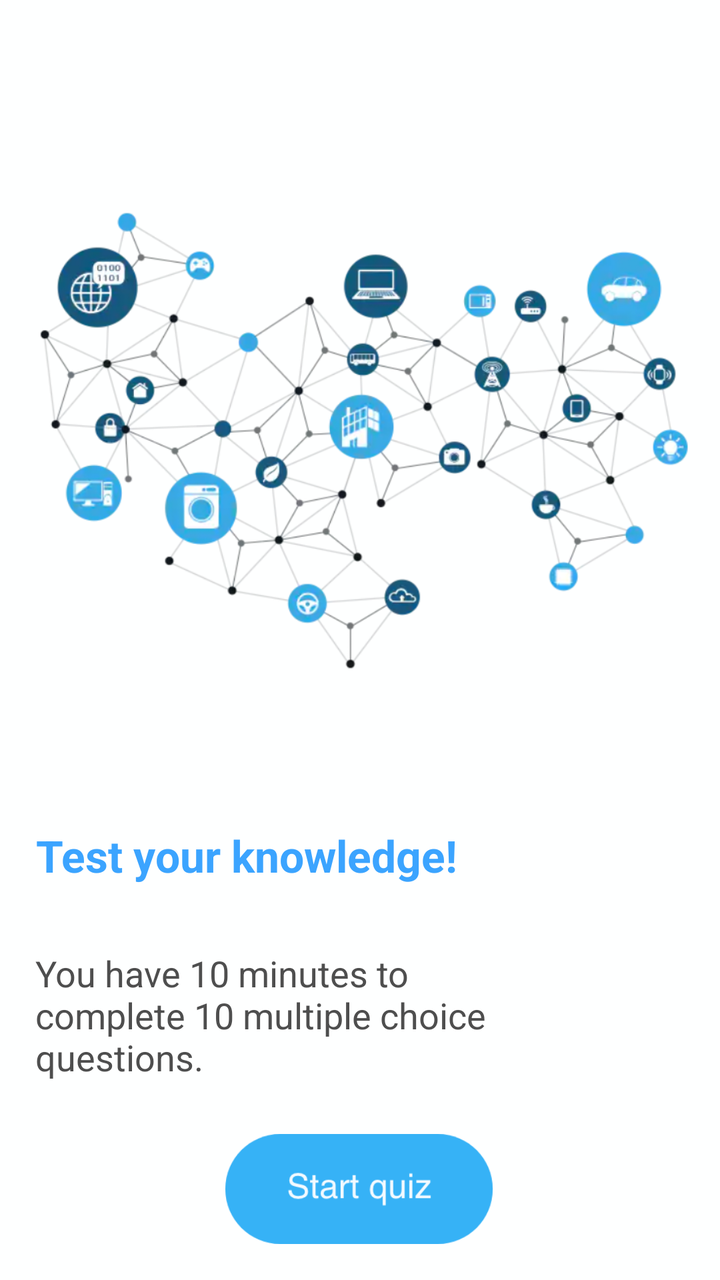
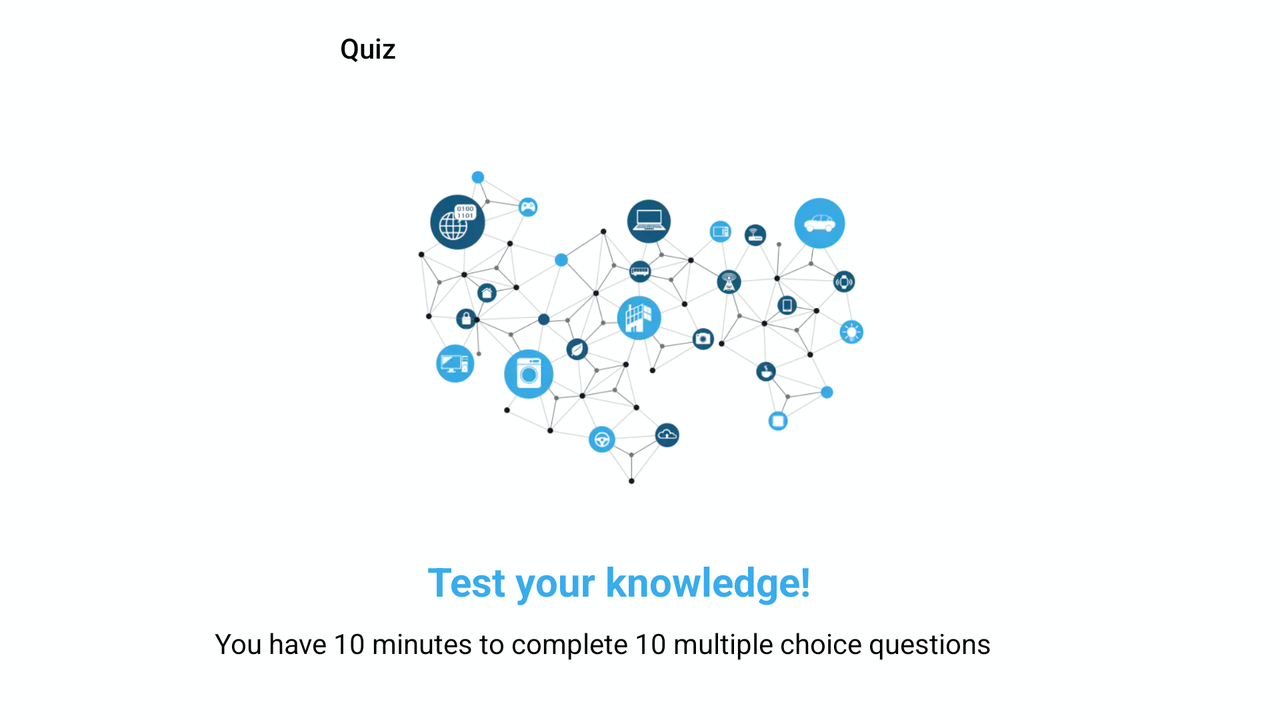

Two renders of one Android screen. The first uses the default layout on a phone; the second uses the alternative layout the repository ships for a different screen configuration, on a matching device. The two XML files are below.
<!-- AndroidManifest.xml: application theme Theme.AppCompat.Light.DarkActionBar -->
<!-- res/layout/activity_quiz_home.xml -->
<?xml version="1.0" encoding="utf-8"?>
<android.support.constraint.ConstraintLayout xmlns:android="http://schemas.android.com/apk/res/android"
    xmlns:app="http://schemas.android.com/apk/res-auto"
    xmlns:tools="http://schemas.android.com/tools"
    android:layout_width="match_parent"
    android:layout_height="match_parent"
    android:background="#feffff"
    android:gravity="center"
    tools:context=".QuizHome">


    <TextView
        android:id="@+id/textView"
        android:layout_width="wrap_content"
        android:layout_height="wrap_content"
        android:layout_marginStart="96dp"
        android:layout_marginLeft="96dp"
        android:layout_marginTop="28dp"
        android:layout_marginEnd="180dp"
        android:layout_marginRight="180dp"
        android:gravity="center"
        android:text="Test your knowledge!"
        android:textColor="@color/primaryBlue"
        android:textSize="22dp"
        android:textStyle="bold"
        app:layout_constraintEnd_toEndOf="parent"
        app:layout_constraintHorizontal_bias="0.62"
        app:layout_constraintStart_toStartOf="parent"
        app:layout_constraintTop_toBottomOf="@+id/imageView" />

    <TextView
        android:id="@+id/textView2"
        android:layout_width="wrap_content"
        android:layout_height="wrap_content"
        android:layout_marginTop="32dp"
        android:layout_weight="1"
        android:paddingRight="100dp"
        android:text="You have 10 minutes to complete 10 multiple choice questions."
        android:textColor="@color/grey"
        android:textSize="18dp"
        app:layout_constraintStart_toStartOf="@+id/textView"
        app:layout_constraintTop_toBottomOf="@+id/textView" />

    <ImageView
        android:id="@+id/imageView"
        android:layout_width="503dp"
        android:layout_height="333dp"
        android:layout_marginStart="156dp"
        android:layout_marginLeft="156dp"
        android:layout_marginTop="52dp"
        android:layout_marginEnd="156dp"
        android:layout_marginRight="156dp"
        app:layout_constraintEnd_toEndOf="parent"
        app:layout_constraintHorizontal_bias="0.497"
        app:layout_constraintStart_toStartOf="parent"
        app:layout_constraintTop_toTopOf="parent"
        app:srcCompat="@drawable/quizimage" />

    <ImageView
        android:id="@+id/start"
        android:layout_width="184dp"
        android:layout_height="55dp"
        android:layout_marginStart="24dp"
        android:layout_marginLeft="24dp"
        android:layout_marginTop="20dp"
        android:layout_marginEnd="24dp"
        android:layout_marginRight="24dp"
        android:layout_marginBottom="8dp"
        android:clickable="true"
        android:foreground="?android:attr/selectableItemBackground"
        app:layout_constraintBottom_toBottomOf="parent"
        app:layout_constraintEnd_toEndOf="parent"
        app:layout_constraintHorizontal_bias="0.497"
        app:layout_constraintStart_toStartOf="parent"
        app:layout_constraintTop_toBottomOf="@+id/textView2"
        app:layout_constraintVertical_bias="0.39"
        app:srcCompat="@drawable/quizstartbutton" />

</android.support.constraint.ConstraintLayout>
<!-- resources referenced by this layout -->
<resources>
  <color name="grey">#4E4E4E</color>
  <color name="primaryBlue">#3BA4FF</color>
  <!-- drawable quizimage: png bitmap (drawable, 329420 bytes) -->
  <!-- drawable quizstartbutton: png bitmap (drawable, 8970 bytes) -->
</resources>
<!-- res/layout-land/activity_quiz_home.xml (the repository's variant of the layout above) -->
<!-- drawn on the phone turned sideways -->
<?xml version="1.0" encoding="utf-8"?>
<android.support.constraint.ConstraintLayout xmlns:android="http://schemas.android.com/apk/res/android"
    xmlns:app="http://schemas.android.com/apk/res-auto"
    xmlns:tools="http://schemas.android.com/tools"
    android:layout_width="match_parent"
    android:layout_height="match_parent"
    android:background="#feffff"
    android:gravity="center"
    tools:context=".QuizHome">

    <android.support.v7.widget.Toolbar
        android:id="@+id/toolbar"
        android:layout_width="match_parent"
        android:layout_height="wrap_content"
        android:background="#feffff"
        app:layout_constraintEnd_toEndOf="parent"
        app:layout_constraintHorizontal_bias="1.0"
        app:layout_constraintStart_toStartOf="parent"
        app:layout_constraintTop_toTopOf="parent"
        app:theme="@style/ThemeOverlay.AppCompat.Dark.ActionBar"
        app:title="Quiz"
        app:titleMarginStart="170dp"
        app:titleTextColor="#000000">

    </android.support.v7.widget.Toolbar>

    <TextView
        android:id="@+id/textView"
        android:layout_width="wrap_content"
        android:layout_height="wrap_content"
        android:layout_marginStart="96dp"
        android:layout_marginLeft="96dp"
        android:layout_marginEnd="180dp"
        android:layout_marginRight="180dp"
        android:gravity="center"
        android:text="Test your knowledge!"
        android:textColor="#38ACEC"
        android:textSize="20dp"
        android:textStyle="bold"
        app:layout_constraintEnd_toEndOf="parent"
        app:layout_constraintHorizontal_bias="0.683"
        app:layout_constraintStart_toStartOf="parent"
        app:layout_constraintTop_toBottomOf="@+id/imageView" />

    <TextView
        android:id="@+id/textView2"
        android:layout_width="wrap_content"
        android:layout_height="26dp"
        android:layout_marginStart="8dp"
        android:layout_marginLeft="8dp"
        android:layout_marginTop="8dp"
        android:layout_marginEnd="8dp"
        android:layout_marginRight="8dp"
        android:layout_weight="1"
        android:paddingRight="100dp"
        android:text="You have 10 minutes to complete 10 multiple choice questions"
        android:textColor="#000000"
        app:layout_constraintEnd_toEndOf="parent"
        app:layout_constraintHorizontal_bias="0.731"
        app:layout_constraintStart_toStartOf="parent"
        app:layout_constraintTop_toBottomOf="@+id/textView" />

    <ImageView
        android:id="@+id/imageView"
        android:layout_width="708dp"
        android:layout_height="229dp"
        android:layout_marginStart="156dp"
        android:layout_marginLeft="156dp"
        android:layout_marginEnd="156dp"
        android:layout_marginRight="156dp"
        app:layout_constraintEnd_toEndOf="parent"
        app:layout_constraintStart_toStartOf="parent"
        app:layout_constraintTop_toBottomOf="@+id/toolbar"
        app:srcCompat="@drawable/quizimage" />

    <ImageView
        android:id="@+id/start"
        android:layout_width="185dp"
        android:layout_height="43dp"
        android:layout_marginStart="24dp"
        android:layout_marginLeft="24dp"
        android:layout_marginTop="20dp"
        android:layout_marginEnd="24dp"
        android:layout_marginRight="24dp"
        android:layout_marginBottom="16dp"
        app:layout_constraintBottom_toBottomOf="parent"
        app:layout_constraintEnd_toEndOf="parent"
        app:layout_constraintStart_toStartOf="parent"
        app:layout_constraintTop_toBottomOf="@+id/textView2"
        app:layout_constraintVertical_bias="0.0"
        app:srcCompat="@drawable/quizstartbutton" />

</android.support.constraint.ConstraintLayout>
<!-- resources referenced by the variant -->
<!-- as the phone turned sideways resolves them -->
<resources>
  <!-- drawable quizimage: png bitmap (drawable, 329420 bytes) -->
  <!-- drawable quizstartbutton: png bitmap (drawable, 8970 bytes) -->
</resources>
